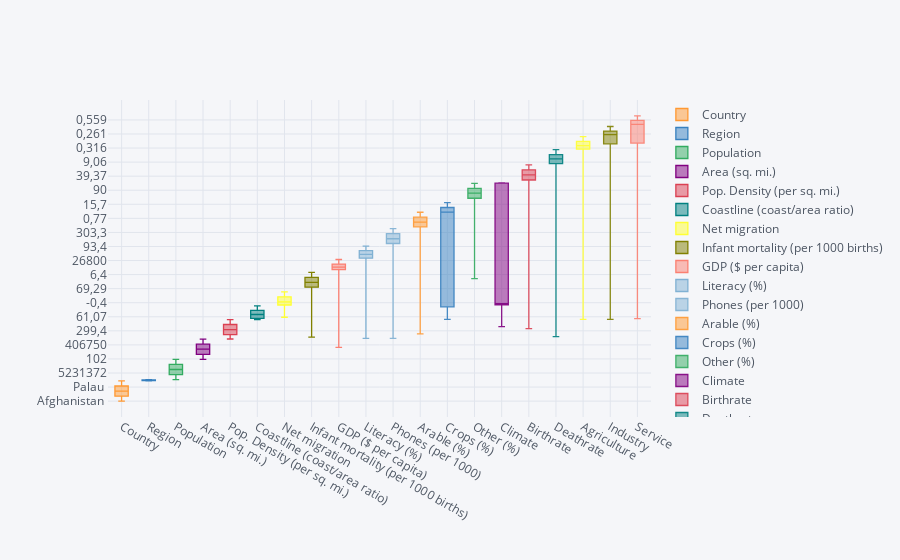

The code cell stored with this chart in its notebook:
### Code cell
df.iplot(kind='box', size=40)

### Figure 1 — Plotly figure (JSON) as saved in the notebook; plotly's stock layout.template omitted (floating-point values rounded to 4 significant figures; data arrays with more than 128 entries replaced by an {"elided": "..."} marker saying what was removed)
{"data": [{"boxpoints": false, "line": {"width": 1.3}, "marker": {"color": "rgba(255, 153, 51, 1.0)"}, "name": "Country", "orientation": "v", "type": "box", "y": {"elided": "179 str values"}}, {"boxpoints": false, "line": {"width": 1.3}, "marker": {"color": "rgba(55, 128, 191, 1.0)"}, "name": "Region", "orientation": "v", "type": "box", "y": {"elided": "179 str values"}}, {"boxpoints": false, "line": {"width": 1.3}, "marker": {"color": "rgba(50, 171, 96, 1.0)"}, "name": "Population", "orientation": "v", "type": "box", "y": {"elided": "179 int values"}}, {"boxpoints": false, "line": {"width": 1.3}, "marker": {"color": "rgba(128, 0, 128, 1.0)"}, "name": "Area (sq. mi.)", "orientation": "v", "type": "box", "y": {"elided": "179 int values"}}, {"boxpoints": false, "line": {"width": 1.3}, "marker": {"color": "rgba(219, 64, 82, 1.0)"}, "name": "Pop. Density (per sq. mi.)", "orientation": "v", "type": "box", "y": {"elided": "179 str values"}}, {"boxpoints": false, "line": {"width": 1.3}, "marker": {"color": "rgba(0, 128, 128, 1.0)"}, "name": "Coastline (coast/area ratio)", "orientation": "v", "type": "box", "y": {"elided": "179 str values"}}, {"boxpoints": false, "line": {"width": 1.3}, "marker": {"color": "rgba(255, 255, 51, 1.0)"}, "name": "Net migration", "orientation": "v", "type": "box", "y": {"elided": "179 str values"}}, {"boxpoints": false, "line": {"width": 1.3}, "marker": {"color": "rgba(128, 128, 0, 1.0)"}, "name": "Infant mortality (per 1000 births)", "orientation": "v", "type": "box", "y": {"elided": "179 str values"}}, {"boxpoints": false, "line": {"width": 1.3}, "marker": {"color": "rgba(251, 128, 114, 1.0)"}, "name": "GDP ($ per capita)", "orientation": "v", "type": "box", "y": {"elided": "179 int values"}}, {"boxpoints": false, "line": {"width": 1.3}, "marker": {"color": "rgba(128, 177, 211, 1.0)"}, "name": "Literacy (%)", "orientation": "v", "type": "box", "y": {"elided": "179 str values"}}, {"boxpoints": false, "line": {"width": 1.3}, "marker": {"color": "rgba(128, 177, 211, 0.8999999999999999)"}, "name": "Phones (per 1000)", "orientation": "v", "type": "box", "y": {"elided": "179 str values"}}, {"boxpoints": false, "line": {"width": 1.3}, "marker": {"color": "rgba(255, 153, 51, 0.8999999999999999)"}, "name": "Arable (%)", "orientation": "v", "type": "box", "y": {"elided": "179 str values"}}, {"boxpoints": false, "line": {"width": 1.3}, "marker": {"color": "rgba(55, 128, 191, 0.8999999999999999)"}, "name": "Crops (%)", "orientation": "v", "type": "box", "y": {"elided": "179 str values"}}, {"boxpoints": false, "line": {"width": 1.3}, "marker": {"color": "rgba(50, 171, 96, 0.8999999999999999)"}, "name": "Other (%)", "orientation": "v", "type": "box", "y": {"elided": "179 str values"}}, {"boxpoints": false, "line": {"width": 1.3}, "marker": {"color": "rgba(128, 0, 128, 0.8999999999999999)"}, "name": "Climate", "orientation": "v", "type": "box", "y": {"elided": "179 str values"}}, {"boxpoints": false, "line": {"width": 1.3}, "marker": {"color": "rgba(219, 64, 82, 0.8999999999999999)"}, "name": "Birthrate", "orientation": "v", "type": "box", "y": {"elided": "179 str values"}}, {"boxpoints": false, "line": {"width": 1.3}, "marker": {"color": "rgba(0, 128, 128, 0.8999999999999999)"}, "name": "Deathrate", "orientation": "v", "type": "box", "y": {"elided": "179 str values"}}, {"boxpoints": false, "line": {"width": 1.3}, "marker": {"color": "rgba(255, 255, 51, 0.8999999999999999)"}, "name": "Agriculture", "orientation": "v", "type": "box", "y": {"elided": "179 str values"}}, {"boxpoints": false, "line": {"width": 1.3}, "marker": {"color": "rgba(128, 128, 0, 0.8999999999999999)"}, "name": "Industry", "orientation": "v", "type": "box", "y": {"elided": "179 str values"}}, {"boxpoints": false, "line": {"width": 1.3}, "marker": {"color": "rgba(251, 128, 114, 0.8999999999999999)"}, "name": "Service", "orientation": "v", "type": "box", "y": {"elided": "179 str values"}}], "layout": {"legend": {"bgcolor": "#F5F6F9", "font": {"color": "#4D5663"}}, "paper_bgcolor": "#F5F6F9", "plot_bgcolor": "#F5F6F9", "title": {"font": {"color": "#4D5663"}}, "xaxis": {"gridcolor": "#E1E5ED", "showgrid": true, "tickfont": {"color": "#4D5663"}, "title": {"font": {"color": "#4D5663"}, "text": ""}, "zerolinecolor": "#E1E5ED"}, "yaxis": {"gridcolor": "#E1E5ED", "showgrid": true, "tickfont": {"color": "#4D5663"}, "title": {"font": {"color": "#4D5663"}, "text": ""}, "zerolinecolor": "#E1E5ED"}}}
